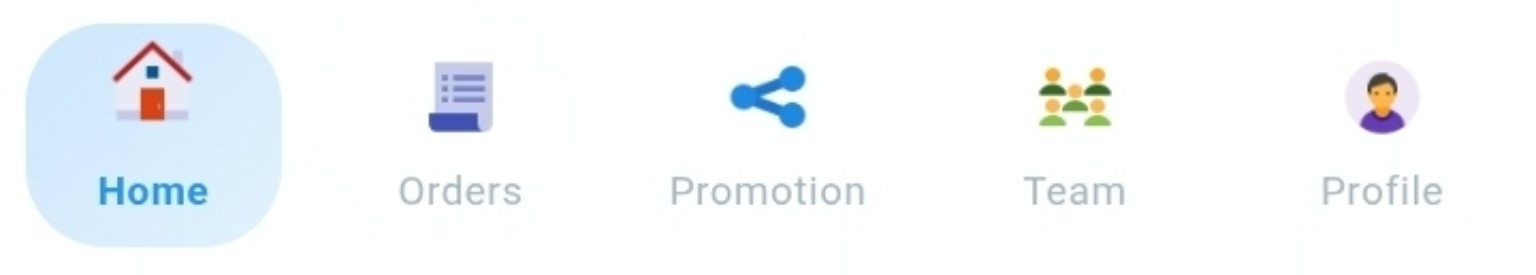
#> input picture chipz/user-src/reference-assets/home/bottom-navigation-reference.jpg, 1536 x 275 px
$ python -i cutout.py   (imports and definitions only)   (older library calls are emulated)
#> lines starting #> are read from the running program, lines starting #| are printed output that depends on the picture
#> further down, picture is the input picture: shape (275, 1536, 3); mean B, G, R 250.6, 248.2, 244.8
"""Cut a baked-background icon PNG out to a clean transparent PNG.

usage: python3 cutout.py <src_dir> <out_dir> [name ...]    (run survey.py on the same pack first)

Every source icon sits on a smooth light halo plus a faint leftover rectangle with a little noise.
Both are smooth (no edges). The icons themselves have crisp outlines, even the white-on-white ones.
Plan:
  1. smooth + measure edge strength (Lab)
  2. the page = everything reachable from the picture border without crossing an edge (flood)
  3. icon = what the flood could not reach (enclosed white bodies stay in), speck + hole cleanup
  4. narrow trimap around the outline -> closed-form matting -> alpha + decontaminated colours
  5. the soft blue glow under some icons is kept, but only where it is really blue
"""
import sys, os
HERE = os.path.dirname(os.path.abspath(__file__))
import numpy as np
import cv2
from scipy import ndimage as ndi
from pymatting import estimate_alpha_cf, estimate_foreground_ml

def load(path):
    bgr = cv2.imread(path, cv2.IMREAD_COLOR)
    return cv2.cvtColor(bgr, cv2.COLOR_BGR2RGB)

def lab_of(rgb):
    return cv2.cvtColor(rgb.astype(np.float32) / 255.0, cv2.COLOR_RGB2Lab)
#> returned value: shape (275, 1536, 3) float32; mean of channels 0, 1, 2 97.7, 0.5, 2

def edge_strength(lab, sigma):
#> called with sigma = 2
    g = cv2.GaussianBlur(lab, (0, 0), sigma)
#> g: shape (275, 1536, 3) float32; mean of channels 0, 1, 2 97.7, 0.5, 2
    gx = cv2.Sobel(g, cv2.CV_32F, 1, 0, ksize=3) / 8.0
#> gx: shape (275, 1536, 3) float32; mean of channels 0, 1, 2 1.54e-05, -5.97e-10, -4.18e-10
    gy = cv2.Sobel(g, cv2.CV_32F, 0, 1, ksize=3) / 8.0
#> gy: shape (275, 1536, 3) float32; mean of channels 0, 1, 2 1.6e-05, 6.4e-05, -0.000126
    return np.sqrt((gx ** 2 + gy ** 2).sum(axis=2)), g

def page_reference(g):
    fr = np.concatenate([g[:6].reshape(-1, 3), g[-6:].reshape(-1, 3), g[:, :6].reshape(-1, 3), g[:, -6:].reshape(-1, 3)])
    return np.median(fr, axis=0)

_MODE = None
def page_mode():
    """The shared page picture: every icon was pasted on the same synthetic halo, so the per-pixel mode over all
    35 icons is exactly the halo wherever the icons' own little tile does not reach (saved by the survey step)."""
    global _MODE
    if _MODE is None:
        _MODE = np.load(os.path.join(HERE, 'mode_rgb.npy'))
    return _MODE

def tile_mask(rgb):
    """True where the picture differs from the shared halo at all = the icon + its leftover tile."""
    d = np.abs(rgb.astype(np.int16) - page_mode().astype(np.int16)).max(axis=2)
    return d >= 1

def exterior_mask(grad, grad_t, rgb=None, ring=6):
    seeds_extra = None
    if rgb is not None:
        T = tile_mask(rgb)
        T = ndi.binary_opening(T, structure=np.ones((3, 3)), iterations=1) | ndi.binary_dilation(T, iterations=0)
        outside = ~T
        # the tile's own border is not an edge of the icon: let the flood cross it
        near = ndi.distance_transform_edt(~outside) <= ring
        grad = np.where(near, 0.0, grad)
        seeds_extra = outside
    cand = grad < grad_t
    if seeds_extra is not None:
        cand = cand | seeds_extra
    lab_, n = ndi.label(cand)
    ids = np.unique(np.concatenate([lab_[0], lab_[-1], lab_[:, 0], lab_[:, -1]]))
    if seeds_extra is not None:
        ids = np.union1d(ids, np.unique(lab_[seeds_extra]))
    ids = ids[ids != 0]
    return np.isin(lab_, ids)

# [12 lines left out: function clean_fg, not called in this run]

def smoothstep(x, lo, hi):
    t = np.clip((x - lo) / float(hi - lo), 0, 1)
    return t * t * (3 - 2 * t)

# [21 lines left out: functions smooth_mask, apply_hints, not called in this run]

def cut(rgb, grad_t=0.5, sigma=2.0, band=2, min_frac=0.004, smooth=3.0, trim=1, hints=None, feather=0.0, open_r=3, close_r=5):
    lab = lab_of(rgb)
    grad, g = edge_strength(lab, sigma)
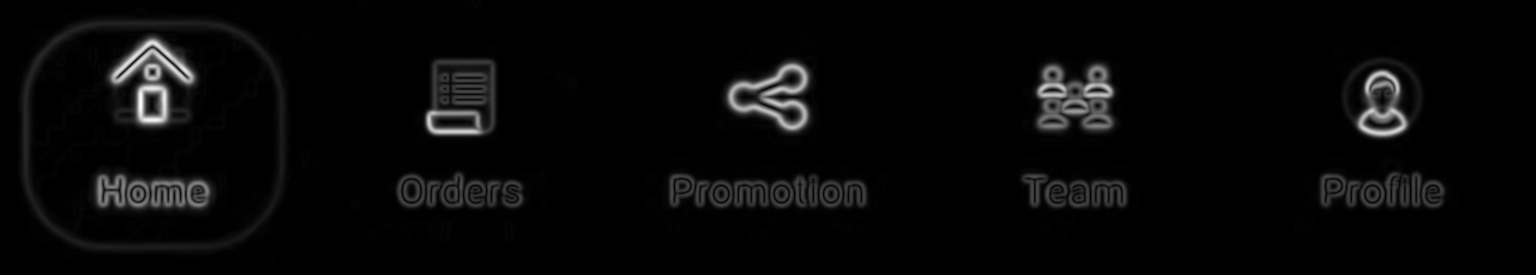
#> grad: shape (275, 1536) float32; min 0, max 13.54, mean 0.419; drawn with min black and max white
    ext = exterior_mask(grad, grad_t, rgb)
    fg = clean_fg(~ext, min_frac)
    fg = apply_hints(fg, hints)
    fg = clean_fg(fg, min_frac)
    if open_r > 0:
        # thin slivers (a leftover tile edge touching the icon) are not part of any icon
        fg = ndi.binary_opening(fg, structure=cv2.getStructuringElement(cv2.MORPH_ELLIPSE, (2 * open_r + 1, 2 * open_r + 1)).astype(bool))
        fg = clean_fg(fg, min_frac)
    if close_r > 0:
        # narrow slits (a gap of leftover page between two parts of one icon) are filled
        pad = close_r + 2
        padded = np.pad(fg, pad)
        padded = ndi.binary_closing(padded, structure=cv2.getStructuringElement(cv2.MORPH_ELLIPSE, (2 * close_r + 1, 2 * close_r + 1)).astype(bool))
        fg = padded[pad:-pad, pad:-pad]
        fg = ndi.binary_fill_holes(fg)
    fg = smooth_mask(fg, smooth, trim)
    k = lambda r: cv2.getStructuringElement(cv2.MORPH_ELLIPSE, (2 * r + 1, 2 * r + 1))
    fgu = fg.astype(np.uint8)
    sure_fg = cv2.erode(fgu, k(band)).astype(bool)
    near = cv2.dilate(fgu, k(band)).astype(bool)
    tri = np.zeros(fg.shape, np.float64)
    tri[near] = 0.5
    tri[sure_fg] = 1.0
    img = rgb.astype(np.float64) / 255.0
    alpha = np.clip(estimate_alpha_cf(img, tri), 0, 1)
    alpha[~near] = 0.0
    core = cv2.erode(fgu, k(1)).astype(bool)
    alpha[core] = 1.0
    if feather > 0:
        alpha = np.clip(cv2.GaussianBlur(alpha.astype(np.float32), (0, 0), feather), 0, 1).astype(np.float64)
        alpha[~near] = np.minimum(alpha[~near], 0.0)
    fgc = estimate_foreground_ml(img, alpha)
    return fg, tri, alpha, fgc

# [6 lines left out: function to_rgba, not called in this run]

# [14 lines not run here, left out]

>>> import cv2
>>> picture = cv2.imread('../../../chipz/user-src/reference-assets/home/bottom-navigation-reference.jpg')
#> (the run stopped early here; a loop or call above may not have finished)
